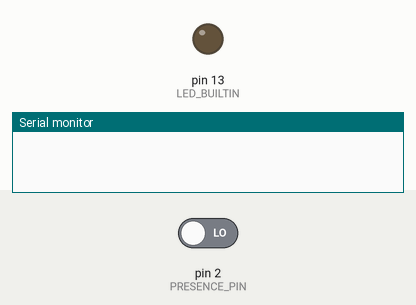
Simulated run of this sketch. Board: Arduino Uno, built with avr-gcc and run on an emulated ATmega328P. On the bench: output pins drawn as LEDs (lit = HIGH), the last lines printed to the serial monitor. The test bench sets the inputs (shaded band); at power-on: pin 2 (PRESENCE_PIN) LOW.

Above: at 1.2 s.
1.3 s: pin 2 (PRESENCE_PIN) driven HIGH
At 2.2 s:
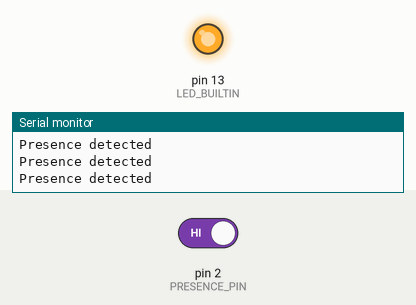
2.8 s: pin 2 (PRESENCE_PIN) driven LOW
At 3.4 s:
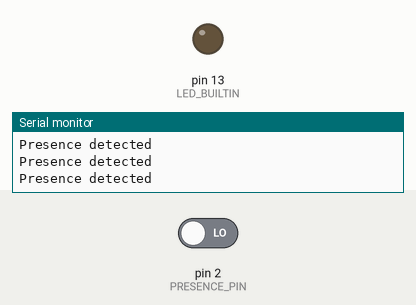
Timing chart, 0 to 5.8 s (numbered marks = the images above; inputs shaded):
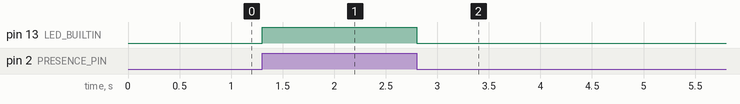

The sketch:

LD2420_basic.ino
```cpp
// LD2420 Presence Detection → LED
// https://www.espboards.dev/sensors/ld2420/
// OT1 (GPIO output) mode — no UART parsing needed

constexpr uint8_t PRESENCE_PIN = 2;

void setup() {
    pinMode(PRESENCE_PIN, INPUT);
    pinMode(LED_BUILTIN, OUTPUT);
    // Serial.begin(115200); sensor UART rate
    Serial.begin(9600);
}

void loop() {
    bool presence = digitalRead(PRESENCE_PIN) == HIGH;
    digitalWrite(LED_BUILTIN, presence ? HIGH : LOW);
    if (presence) {
        Serial.println("Presence detected");
    }
    delay(100);
}
```

Measured:
- after the input at 1.3 s, pin 13 (LED_BUILTIN): LOW → HIGH at once
- after the input at 2.8 s, pin 13 (LED_BUILTIN): HIGH → LOW at once
